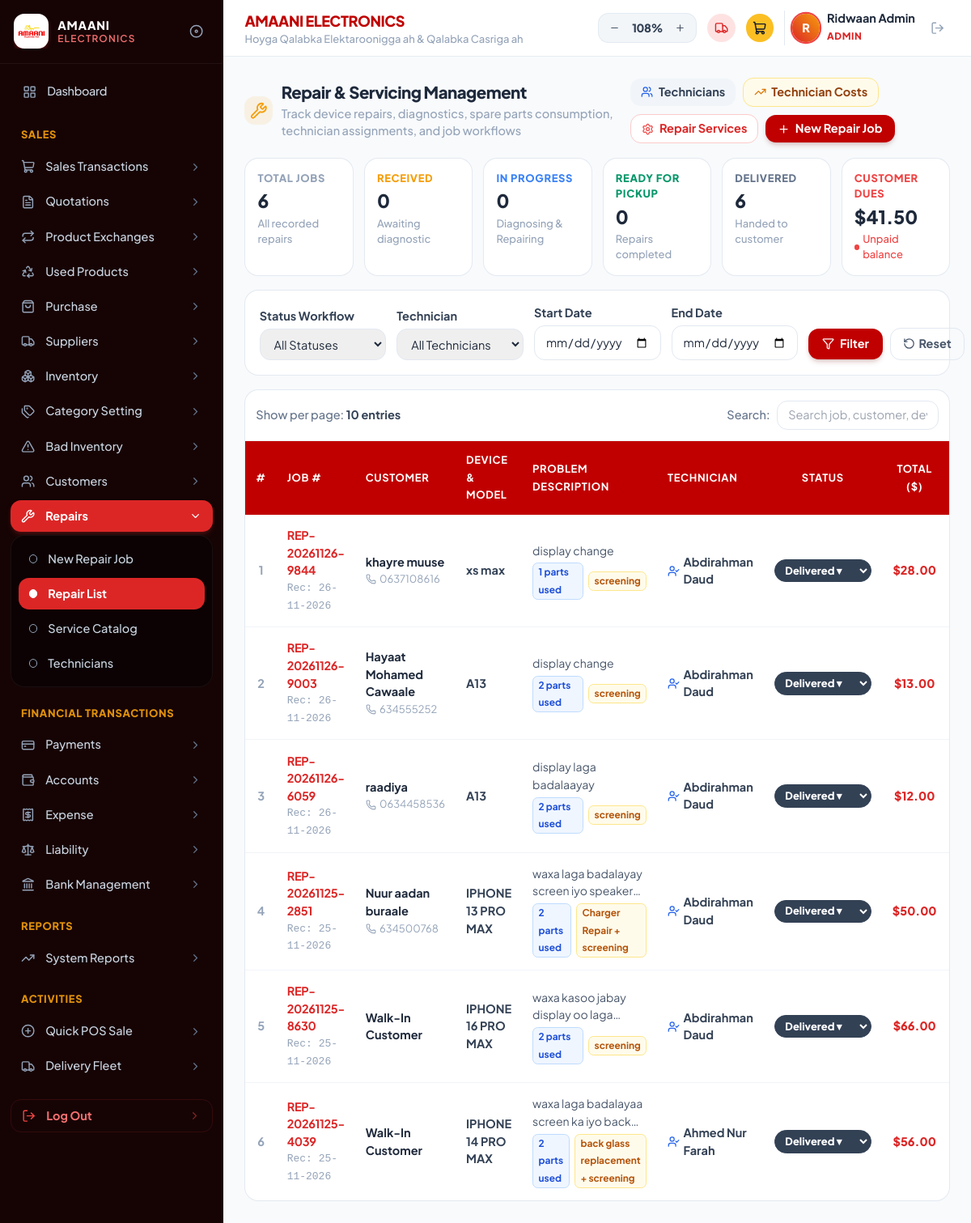
The page /repairs.php (signed in) on the database its author committed.
### tables this page shows
CREATE TABLE `repair_jobs` (
  `id` int(11) NOT NULL AUTO_INCREMENT,
  `job_number` varchar(50) NOT NULL,
  `customer_id` int(11) DEFAULT NULL,
  `customer_name` varchar(150) NOT NULL,
  `customer_phone` varchar(50) DEFAULT '',
  `device_model` varchar(150) NOT NULL,
  `brand` varchar(100) DEFAULT '',
  `serial_imei` varchar(100) DEFAULT '',
  `passcode` varchar(100) DEFAULT '',
  `reported_problem` text DEFAULT NULL,
  `diagnostic_notes` text DEFAULT NULL,
  `technician_id` int(11) DEFAULT NULL,
  `technician_name` varchar(150) DEFAULT 'Unassigned',
  `technician_cost` decimal(10,2) DEFAULT 0.00,
  `service_id` int(11) DEFAULT NULL,
  `service_name` varchar(150) DEFAULT '',
  `service_cost` decimal(10,2) DEFAULT 0.00,
  `parts_cost` decimal(10,2) DEFAULT 0.00,
  `discount` decimal(10,2) DEFAULT 0.00,
  `total_amount` decimal(10,2) DEFAULT 0.00,
  `paid_amount` decimal(10,2) DEFAULT 0.00,
  `status` enum('Received','In Progress','Ready','Delivered','Cancelled') DEFAULT 'Received',
  `payment_method` varchar(50) DEFAULT 'Cash',
  `intake_date` date DEFAULT NULL,
  `expected_date` date DEFAULT NULL,
  `branch` varchar(100) DEFAULT 'Boorama Branch',
  `created_by` varchar(100) DEFAULT 'Admin',
  `created_at` timestamp NULL DEFAULT current_timestamp(),
  PRIMARY KEY (`id`),
  UNIQUE KEY `job_number` (`job_number`)
);

### repairs.php (the view, shortened to what the rows shown need)
<?php
require_once __DIR__ . '/includes/header.php';
require_once __DIR__ . '/includes/sidebar.php';
$whereClauses = ["1=1"];
$params = [];
$whereSql = implode(' AND ', $whereClauses);
$perPage = 10;
$page = max(1, intval($_GET['page'] ?? 1));
$offset = ($page - 1) * $perPage;
$query = "
    SELECT j.*,
    (SELECT COUNT(*) FROM repair_job_parts p WHERE p.repair_id = j.id) AS parts_count
    FROM repair_jobs j
    WHERE $whereSql
    ORDER BY j.id DESC
    LIMIT $perPage OFFSET $offset
";
$stmt = $pdo->prepare($query);
$stmt->execute($params);
$repairJobs = $stmt->fetchAll(PDO::FETCH_ASSOC);
?>
<main class="flex-1 min-w-0 space-y-4">
    <div class="flex flex-col lg:flex-row lg:items-center lg:justify-between gap-3">
        <div class="flex items-center gap-2.5">
            <div>
                <h1 class="text-lg font-black text-slate-800 tracking-tight">Repair &amp; Servicing Management</h1>
            </div>
        </div>
    </div>
    <div class="bg-white rounded-2xl border border-slate-200/90 shadow-xs overflow-hidden">
        <div class="overflow-x-auto">
            <table class="w-full text-left border-collapse text-xs">
                <thead>
                    <tr class="bg-[#c00000] text-white uppercase text-[10px] font-black tracking-wider">
                        <th class="py-3 px-3 w-10 text-center">#</th>
                        <th class="py-3 px-3">Job #</th>
                        <th class="py-3 px-3">Customer</th>
                        <th class="py-3 px-3">Device &amp; Model</th>
                        <th class="py-3 px-3">Problem Description</th>
                        <th class="py-3 px-3">Technician</th>
                        <th class="py-3 px-3 text-center">Status</th>
                        <th class="py-3 px-3 text-center">Total ($)</th>
                        <th class="py-3 px-3 text-center">Balance Due</th>
                    </tr>
                </thead>
                <tbody class="divide-y divide-slate-100">
                    <?php if (empty($repairJobs)): ?>
                        <tr>
                            <td colspan="10" class="py-10 text-center text-slate-400 font-medium">
                                Wax dayactir ah laguma helin xogtaan. Guji "New Repair Job" si aad u diiwaangeliso shaqo cusub.
                            </td>
                        </tr>
                    <?php else: ?>
                        <?php foreach ($repairJobs as $idx => $job): ?>
                            <?php
                            $status = $job['status'];
                            ?>
                            <tr class="hover:bg-slate-50/70 transition-colors">
                                <td class="py-3.5 px-3 text-center font-bold text-slate-400">
                                    <?= $offset + $idx + 1 ?>
                                </td>
                                <td class="py-3.5 px-3">
                                    <span class="font-bold text-red-600 block tracking-tight"><?= htmlspecialchars($job['job_number']) ?></span>
                                    <span class="text-[10px] text-slate-400 block font-mono">Rec: <?= date('d-m-Y', strtotime($job['intake_date'] ?? $job['created_at'])) ?></span>
                                </td>
                                <td class="py-3.5 px-3">
                                    <span class="font-bold text-slate-800 block"><?= htmlspecialchars($job['customer_name']) ?></span>
                                    <?php if (!empty($job['customer_phone'])): ?>
                                        <span class="text-[10px] text-slate-400 flex items-center gap-1">
                                            <i data-lucide="phone" class="w-3 h-3 text-slate-400"></i>
                                            <?= htmlspecialchars($job['customer_phone']) ?>
                                        </span>
                                    <?php endif; ?>
                                </td>
                                <td class="py-3.5 px-3">
                                    <span class="font-bold text-slate-700 block"><?= htmlspecialchars($job['device_model']) ?></span>
                                </td>
                                <td class="py-3.5 px-3 max-w-[240px]">
                                    <p class="text-[11px] text-slate-600 line-clamp-2"><?= htmlspecialchars($job['reported_problem']) ?></p>
                                    <div class="flex items-center gap-1.5 mt-1">
                                        <?php if ($job['parts_count'] > 0): ?>
                                            <span class="inline-block px-1.5 py-0.2 rounded-md bg-blue-50 text-blue-700 font-bold text-[9px] border border-blue-200">
                                                <?= $job['parts_count'] ?> parts used
                                            </span>
                                        <?php endif; ?>
                                        <?php if (!empty($job['service_name'])): ?>
                                            <span class="inline-block px-1.5 py-0.2 rounded-md bg-amber-50 text-amber-700 font-bold text-[9px] border border-amber-200">
                                                <?= htmlspecialchars($job['service_name']) ?>
                                            </span>
                                        <?php endif; ?>
                                    </div>
                                </td>
                                <td class="py-3.5 px-3">
                                    <?php if (!empty($job['technician_name']) && $job['technician_name'] !== 'Unassigned'): ?>
                                        <div class="flex items-center gap-1 text-slate-700 font-bold">
                                            <i data-lucide="user-check" class="w-3.5 h-3.5 text-blue-600 shrink-0"></i>
                                            <span><?= htmlspecialchars($job['technician_name']) ?></span>
                                        </div>
                                    <?php else: ?>
                                        <span class="inline-block px-2 py-0.5 rounded-md bg-slate-100 text-slate-500 font-bold text-[10px] border border-slate-200">
                                            Unassigned
                                        </span>
                                    <?php endif; ?>
                                </td>
                                <td class="py-3.5 px-3 text-center">
                                    <form method="POST" action="repairs.php">
                                        <select name="new_status" onchange="this.form.submit()"
                                                class="px-2 py-1 rounded-full text-[10px] font-black cursor-pointer outline-none border transition-all
                                                <?= $status === 'Ready' ? 'bg-emerald-600 text-white border-emerald-600' : '' ?>
                                                <?= $status === 'Received' ? 'bg-amber-400 text-slate-900 border-amber-400' : '' ?>
                                                <?= $status === 'In Progress' ? 'bg-blue-600 text-white border-blue-600' : '' ?>
                                                <?= $status === 'Delivered' ? 'bg-slate-700 text-white border-slate-700' : '' ?>
                                                <?= $status === 'Cancelled' ? 'bg-red-600 text-white border-red-600' : '' ?>
                                                ">
                                            <option value="Delivered" <?= $status === 'Delivered' ? 'selected' : '' ?>>Delivered ▾</option>
                                        </select>
                                    </form>
                                </td>
                                <td class="py-3.5 px-3 text-center font-black text-red-600">
                                    $<?= number_format($job['total_amount'], 2) ?>
                                </td>
                                <td class="py-3.5 px-3 text-center">
                                </td>
                            </tr>
                        <?php endforeach; ?>
                    <?php endif; ?>
                </tbody>
            </table>
        </div>
    </div>
</main>
<?php require_once __DIR__ . '/includes/footer.php'; ?>

### rows shown on the page
repair_jobs: idx "1", job_number "REP-20261126-9844", intake_date "26-11-2026", customer_name "khayre muuse", customer_phone "0637108616", device_model "xs max", reported_problem "display change", parts_count "1", service_name "screening", technician_name "Abdirahman Daud", new_status "Delivered ▾", total_amount "28.00"
repair_jobs: idx "2", job_number "REP-20261126-9003", intake_date "26-11-2026", customer_name "Hayaat Mohamed Cawaale", customer_phone "634555252", device_model "A13", reported_problem "display change", parts_count "2", service_name "screening", technician_name "Abdirahman Daud", new_status "Delivered ▾", total_amount "13.00"
repair_jobs: idx "3", job_number "REP-20261126-6059", intake_date "26-11-2026", customer_name "raadiya", customer_phone "0634458536", device_model "A13", reported_problem "display laga badalaayay", parts_count "2", service_name "screening", technician_name "Abdirahman Daud", new_status "Delivered ▾", total_amount "12.00"
repair_jobs: idx "4", job_number "REP-20261125-2851", intake_date "25-11-2026", customer_name "Nuur aadan buraale", customer_phone "634500768", device_model "IPHONE 13 PRO MAX", reported_problem "waxa laga badalayay screen iyo…", parts_count "2", service_name "Charger Repair + screening", technician_name "Abdirahman Daud", new_status "Delivered ▾", total_amount "50.00"
repair_jobs: idx "5", job_number "REP-20261125-8630", intake_date "25-11-2026", customer_name "Walk-In Customer", device_model "IPHONE 16 PRO MAX", reported_problem "waxa kasoo jabay display oo…", parts_count "2", service_name "screening", technician_name "Abdirahman Daud", new_status "Delivered ▾", total_amount "66.00"
repair_jobs: idx "6", job_number "REP-20261125-4039", intake_date "25-11-2026", customer_name "Walk-In Customer", device_model "IPHONE 14 PRO MAX", reported_problem "waxa laga badalayaa screen ka iyo…", parts_count "2", service_name "back glass replacement + screening", technician_name "Ahmed Nur Farah", new_status "Delivered ▾", total_amount "56.00"

### other values the page prints
$userInitial "R"
$userName "Ridwaan Admin"
$userRole "ADMIN"
$totalJobs "6"
$totalReceived "0"
$totalInProgress "0"
$totalReady "0"
$totalDelivered "6"
$totalCustomerDues "41.50"
